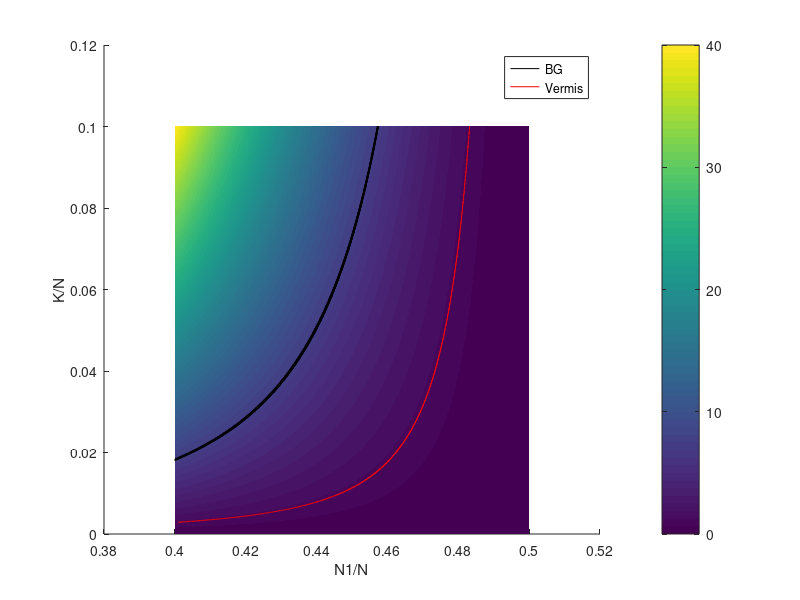
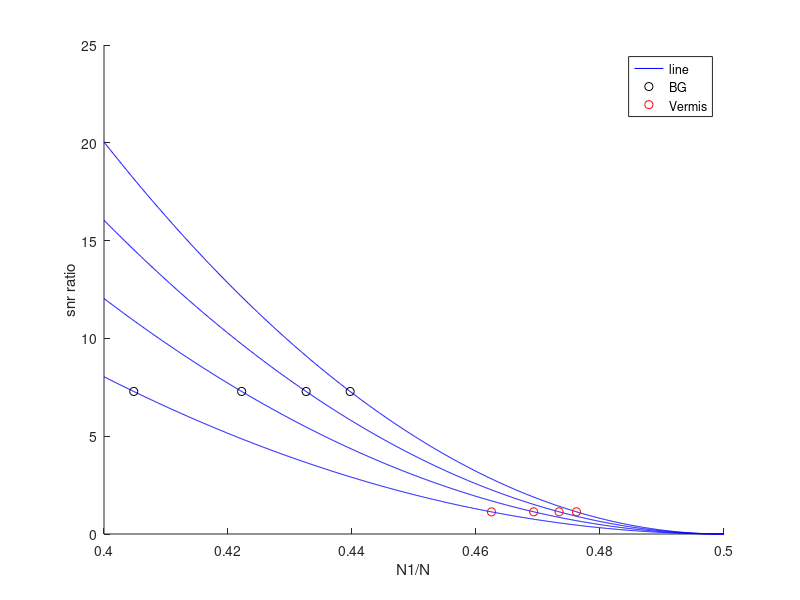

The MATLAB script that drew these images, in order:
clear all

N = 10000; %total

N1 = 4000:1:5000;
N2 = N-N1;

K = 1:1:1000;
ALPHA = 0.0001;
ALPHA = 0.00609322;%caudate
snr_ratio = nan(length(N1),length(K));

for i = 1:length(N1)
    x(i) = N1(i)/N;
    for j = 1:length(K)
%         s = ALPHA*((N1(i)-N2(i))/(N1(i)+N2(i)))^2;
%         n = (1-ALPHA)*(1/K(j));
        snr_ratio(i,j) = K(j)*((N1(i)-N2(i))/(N1(i)+N2(i)))^2; 
    end
end

y = K/N;

%%
figure; hold on
imagesc(x,y,snr_ratio'); colorbar; hold on
xlabel('N1/N')
ylabel('K/N')

ef2snr = @(x) x/(1-x); 

AVE_BG = ef2snr(0.0428017)/ef2snr(0.00609322);
TOLERENCE = 0.1;
[row,col] = find(snr_ratio<(AVE_BG+TOLERENCE) & snr_ratio>(AVE_BG-TOLERENCE));

plot(x(row),y(col),'k')

AVE_VER = ef2snr(0.00959431)/ef2snr(0.00848835);
TOLERENCE = 0.01;
[row,col] = find(snr_ratio<(AVE_VER+TOLERENCE) & snr_ratio>(AVE_VER-TOLERENCE));

plot(x(row),y(col),'r')


legend('BG','Vermis')

%% slices

k_val = 201:100:501;

figure; hold on
for i=1:length(k_val)
    inx = find(K==k_val(i));
    
    p = snr_ratio(:,inx);
    
    

    
    
    plot(x,p,'b')
    
    [~,inx] = min(abs(AVE_BG-p));
    plot(x(inx),p(inx),'ok');
    
    [~,inx] = min(abs(AVE_VER-p));
    plot(x(inx),p(inx),'or');
    
    
    
    
end

legend('line','BG','Vermis')

xlabel('N1/N')
    ylabel('snr ratio')